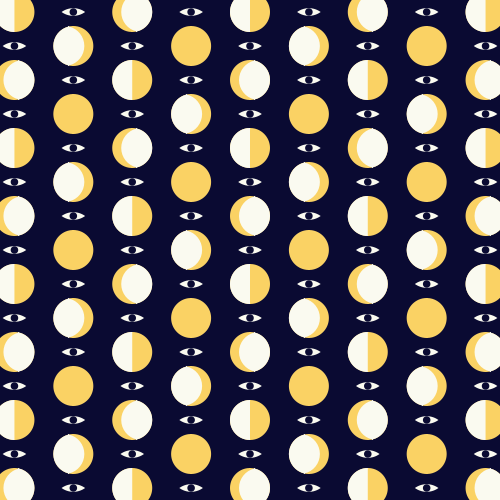
Frame 1 (no input)
Frame 60 (the mouse pressed at the canvas centre just before this capture): identical to frame 1, image omitted
Frame 120 (the mouse held since frame 60 and released just before this capture): identical to frame 1, image omitted

The Processing sketch that drew this single still picture (run headless with seeded random() and noise(); from frame 60 on, the mouse is pressed at the canvas centre):

// Processing sketch: S008_manta_ikea_en_zurich
// ── S008_manta_ikea_en_zurich.pde
float a0;
PVector a1, a2;
float offx, offy;
float scale;
int nx,ny;
float t;

void setup() {

  size(500, 500);
  t = 0;
  scale = 0.4;
  
  a0 = 170;
  float a = a0* scale;
  a1 = new PVector(a*sin(PI/3.), a*cos(PI/3.));
  a2 = new PVector(a*sin(PI/3.), -a*cos(PI/3.));
  
  float w = 2*a1.x;
  float h = 2*a1.y;
  
  nx = int(width/w)*2;
  ny = int(height/h)*2;
  
}


void draw() {

  background(10, 10, 50);
  //debuxar_ollo(width/2, height/2, 1.0);
  
  float a = a0 * scale;
  a1 = new PVector(a*sin(PI/3.), a*cos(PI/3.));
  a2 = new PVector(a*sin(PI/3.), -a*cos(PI/3.));  

  offx = width/2;//map(mouseX,0,width,0,80);
  offy = height/2;//map(mouseY,0,height,0,80)+height/2;
  

  noStroke();
  fill(255);
  for (int i=-nx; i<nx; i++) {
    for (int j=-ny; j<ny; j++) {
      float x = i*a1.x + j*a2.x + offx;
      float y = i*a1.y + j*a2.y + offy;
      float z = (i+0.5)*a1.x + (j+0.5)*a2.x + offx;
      debuxar_ollo(x, y, scale, 0);

      //fill(250, 250, 240);
      //ellipse(z, y, 100, 100);
      
      int t=0;
      if        ( (i%2==0) && (j%2==0) ) {
        t = 0;
      } else if ( (i%2==0) && (j%2!=0) ) {
        t = 1;
      } else if ( (i%2!=0) && (j%2==0) ) {
        t = 2;
      } else if ( (i%2!=0) && (j%2!=0) ) {
        t = 3;
      }
      
      
      debuxar_bola(z, y, scale, t);
    }
  }
  //noLoop();
}

// ── axuda.pde
void debuxar_ollo(float _x, float _y, float _s, float _a) {

  pushMatrix();
  translate(_x, _y);
  rotate(_a);

  float r = 50 * _s;
  float phi = 0.3;

  noStroke();
  fill(250, 250, 240);
  beginShape();
  int n = 100;
  for (int i=0; i<n; i++) {
    float a = map(i, 0, n-1, phi*PI, (1-phi)*PI);
    float x = r * cos(a);
    float y = r * sin(a) - r * sin(phi*PI);
    vertex(x, y);
  }
  endShape();

  beginShape();
  for (int i=0; i<n; i++) {
    float a = map(i, 0, n-1, (1+phi)*PI, (2-phi)*PI);
    float x = r * cos(a);
    float y = r * sin(a) + r * sin(phi*PI);
    vertex(x, y);
  }
  endShape();

  fill(10, 10, 50);
  ellipse(0, 0, 2*r*(1-sin(phi*PI)), 2*r*(1-sin(phi*PI)));

  popMatrix();
}


void debuxar_bola(float _x, float _y, float _s, int _t) {

  pushMatrix();
  translate(_x, _y);

  float r = 50*_s;
  noStroke();
  fill(250, 210, 100);  
  ellipse(0, 0, 2*r, 2*r);
  
  float oo = 0.45*r;

  
  if (_t == 0 ) { 
    
  } else if (_t == 1 ) {
    
    fill(250,250,240);
    arc(0,0,2*r,2*r,PI*0.5,PI*1.5);
    
  } else if (_t == 2) {
  
  } else if (_t == 3) {
    rotate(PI);  
  }
  
  if ((_t==2) || (_t==3)) {
    float x0 = 0.5*(oo);
    float y0 = sqrt(r*r - (x0)*(x0));  
    float phi = acos( ((x0-oo)*(x0-oo)-y0*y0) / ((x0-oo)*(x0-oo)+y0*y0) );
    fill(250,250,240);
    arc(oo,0,2*r,2*r, PI-0.5*phi, PI+0.5*phi, CHORD);
    arc(0,0,2*r,2*r, -0.5*phi, 0.5*phi, CHORD);
    stroke(250,250,240);
    line(x0,-y0,x0,y0); 
  }
  //rotate(_a);
  
  //float a = 0;
  //float b = 0.45*r;
  //float x0 = 0.5*(b+a);
  //float y0 = sqrt(r*r - (x0-a)*(x0-a));  
  //float phi = acos( ((x0-b)*(x0-b)-y0*y0) / ((x0-b)*(x0-b)+y0*y0) );
  
  //fill(250, 250, 240);
  //arc(b,0,2*r,2*r, PI-0.5*phi, PI+0.5*phi, CHORD);
  //arc(a,0,2*r,2*r, -0.5*phi, 0.5*phi, CHORD);
  //stroke(250,250,240);
  //line(x0,-y0,x0,y0);

  popMatrix();
}
